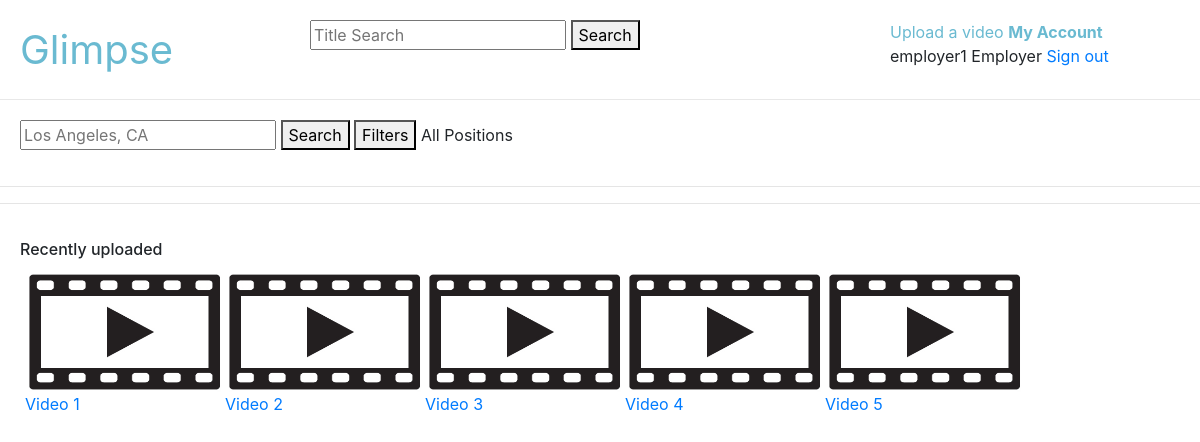
The page / (signed in) on the database as committed earlier.
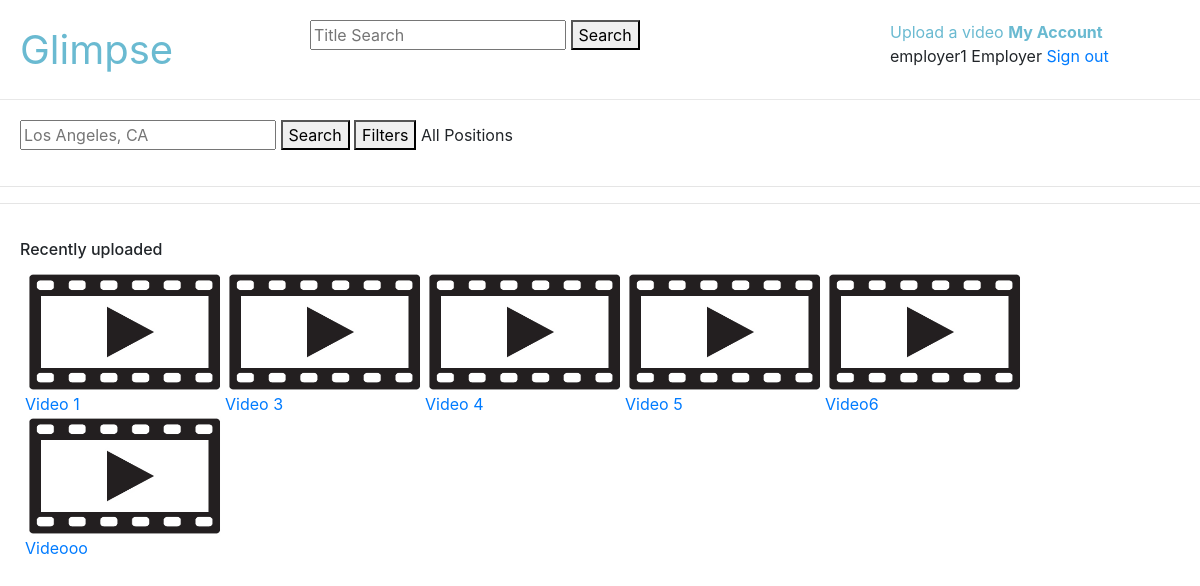
The same page on the database as committed later.
### main/models.py (models this page shows, shortened)
class Video(models.Model):
    title = models.CharField(max_length=100)
    file = models.FileField(null=True)
    uploader = models.ForeignKey(User, null=True, on_delete=models.CASCADE, related_name='uploaded_videos')
    categories = models.ManyToManyField(Category, related_name='videos')
    funcs = models.ManyToManyField(Func, related_name='videos')
    experiences = models.ManyToManyField(Experience, related_name='videos')
    jobtypes = models.ManyToManyField(Jobtype, related_name='videos')
    savers = models.ManyToManyField(User, related_name='saved_videos')

### main/views.py (the view)
# urls.py: path('', views.IndexView.as_view(), name='index'),
class IndexView(LoginRequiredMixin, ListView):
    template_name = 'main/recent_uploads.html'
    def get_queryset(self):
        videos = Video.objects.exclude(uploader__groups=self.request.user.groups.first())
        if 'category' in self.request.GET:
            videos = videos.filter(categories=self.request.GET['category'])
        if 'func' in self.request.GET:
            videos = videos.filter(funcs=self.request.GET['func'])
        self.videos = videos
        return videos
    def get_context_data(self, **kwargs):
        context = super().get_context_data(**kwargs)
        context['videos'] = self.videos
        context['user'] = self.request.user
        context['group'] = self.request.user.groups.first()
        return context

### main/templates/main/recent_uploads.html
{% extends "main/browse.html" %}
{% block main %}
    <h6>Recently uploaded</h6>
{% endblock %}

### main/templates/main/browse.html (shortened to what this page needs)
{% extends "main/layout.html" %}
{% load static %}
{% block header %}
    <form id='title-search' action="{% url 'search' %}" class="search" method="get">
        <input name="title_search" type="text" placeholder="Title Search">
        <button>Search</button>
    </form>
    <a href='{% url 'upload' %}' style='color:#6abad1'>Upload a video</a>
    <a href='{% url 'account' %}' style='font-weight:bold; color:#6abad1'>My Account</a>
    {{ user.username }}
    {{ group.name }}
    <a href='{% url 'logout' %}'>Sign out</a>
{% endblock %}
{% block content %}
    <div id='filter-bar'>
        <form action='{% url 'index' %}' method='get' class="search" style='display:inline-block'>
            <input name="location_search" type="text" placeholder="Los Angeles, CA">
            <button>Search</button>
        </form>
        <button onclick='showFilters()' style='display:inline-block'>Filters</button>
        <div id='main-filters' style='display:inline-block'>
            All Positions
        </div>
    </div>
    <hr>
    <hr>
    <div id="main">
        {% block main %}
        {% endblock %}
        <div class="video-grid">
            {% for video in videos %}
                <div class='video-item'>
                    <div class='thumbnail'>
                        <a class='thumbnail' href='{% url 'watch' video.id %}'>
                            <img src='{% static 'main/thumbnail.png' %}'>
                        </a>
                    </div>
                    <a href='{% url 'watch' video.id %}'>{{ video.title }}</a>
                </div>
            {% endfor %}
        </div>
    </div>
{% endblock %}

Rows that differ between the two databases and show on the page:
no longer on this page (row edited): Video: title "Video 2"
added Video: title "Video6"
added Video: title "Videooo"
